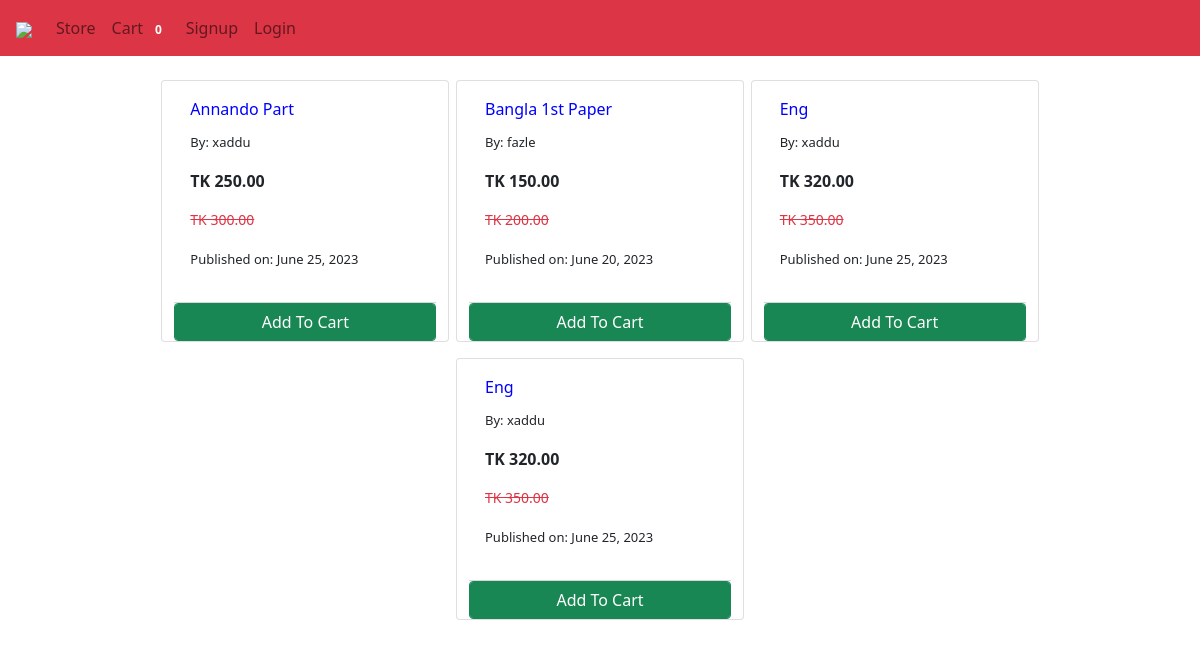
The page /store/ on the database as committed earlier.
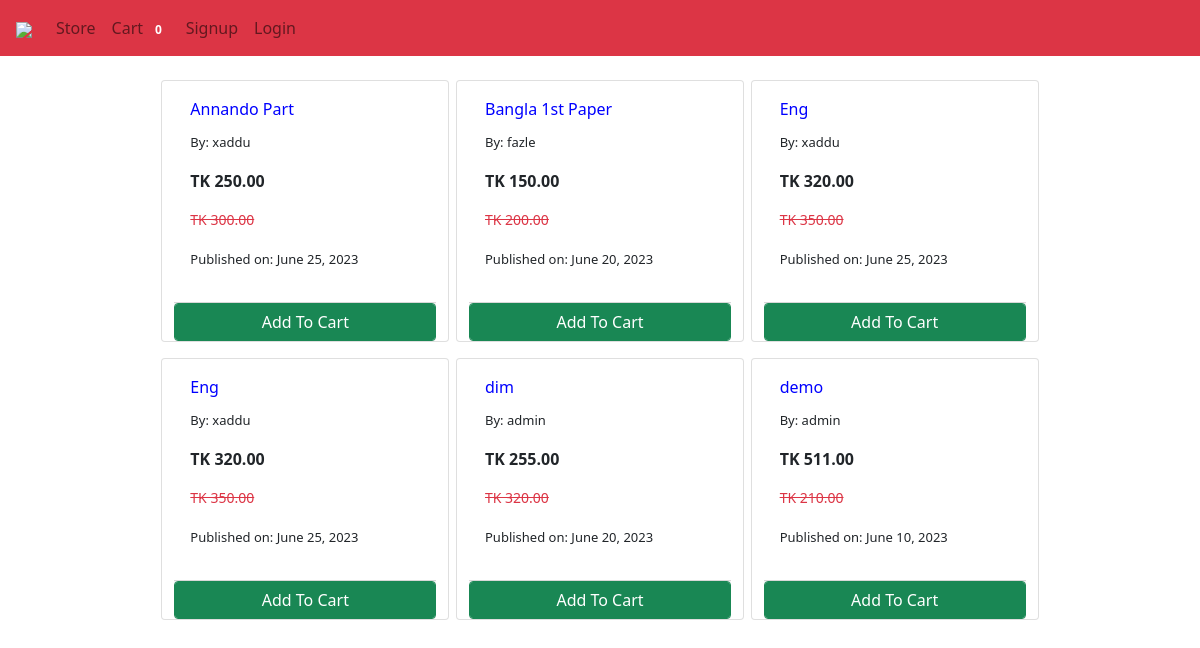
The same page on the database as committed later.
### book_store/models.py (models this page shows, shortened)
class TimeStampMixin(models.Model):
    created_at = models.DateTimeField(auto_now_add=True)
    updated_at = models.DateTimeField(auto_now=True)
    class Meta:
        abstract = True

class Book(TimeStampMixin):
    title = models.CharField(max_length=255)
    author = models.ForeignKey(User, on_delete=models.PROTECT)
    publication_date = models.DateField()
    ex_price = models.DecimalField(max_digits=5, decimal_places=2, help_text='Previous price.', null=True, blank=True)
    price = models.DecimalField(max_digits=5, decimal_places=2, help_text='Present price.')
    @staticmethod
    def get_all_books():
        return Book.objects.all()

### book_store/views.py (the view)
# urls.py: path('store/', store , name='store'),
def store(request):
    cart = request.session.get('cart')
    if not cart:
        request.session['cart'] = {}
    products = Book.get_all_books()
    data = {}
    data['products'] = products
    return render(request, 'index.html', data)

### book_store/templatetags/cart.py (called while the page is built)
@register.filter (name='is_in_cart')
def is_in_cart(product, cart):
    keys = cart.keys ()
    for id in keys:
        if int (id) == product.id:
            return True
    return False

### book_store/templatetags/custom_filter.py (called while the page is built)
@register.filter(name='currency')
def currency(number):
    return "TK "+str(number)

### book_store/templates/index.html (shortened to what this page needs)
{% extends 'base.html' %}
{% block content %}
{% load cart %}
{% load custom_filter %}
<div class="container-fluid mt-3">
	<div class="row">
		<div id='products' class="col-lg-9 mx-auto p-2">
			<div class="row mx-auto">
				{% for product in products %}
				<div class="card mx-auto mb-3" id={{product.id}} style="width: 18rem;">
					<div class="card-body">
						<p class="card-title" style="color: blue;">{{ product.title }}</p>
						<p class="card-small"><span style="font-size: small; color: dark;">By: {{ product.author }}</span></p>
						<p class="card-text"><b>{{product.price|currency}}</b></p>
						<p class="small text-danger"><s>{{product.ex_price|currency}}</s></p>
						<p class="card-small"><span style="font-size: small; color: dark;">Published on: {{ product.publication_date }}</span></p>
					</div>
					<div class="card-footer p-0 no-gutters">
						{% if product|is_in_cart:request.session.cart %}
						<div class="row no-gutters">
							<form action="/#{{product.id}}" class="col-2 " method="post">
								{% csrf_token %}
								<input hidden type="text" name='product' value='{{product.id}}'>
								<input hidden type="text" name='remove' value='True'>
								<input type="submit" value=" - " class="btn btn-block btn-success border-right">
							</form>
							<div class="text-center col btn btn-success">{{product|cart_quantity:request.session.cart}} in Cart</div>
							<form action="/#{{product.id}}" class="col-2 " method="post">
								{% csrf_token %}
								<input hidden type="text" name='product' value='{{product.id}}'>
								<input type="submit" value=" + " class="btn btn-block btn-success border-left">
							</form>
						</div>
						{% else %}
						<form action="/#{{product.id}}" method="POST" class="btn-block">
							<input type="submit" class="float-right btn btn-success form-control"
								value="Add To Cart">
						</form>
						{% endif %}
					</div>
				</div>
				{% endfor %}
			</div>
		</div>
	</div>
</div>
{% endblock %}

Rows that differ between the two databases and show on the page:
added Book: title "dim", author "admin", price "TK 255.00", ex_price "TK 320.00", publication_date "June 20, 2023"
added Book: title "demo", author "admin", price "TK 511.00", ex_price "TK 210.00", publication_date "June 10, 2023"
